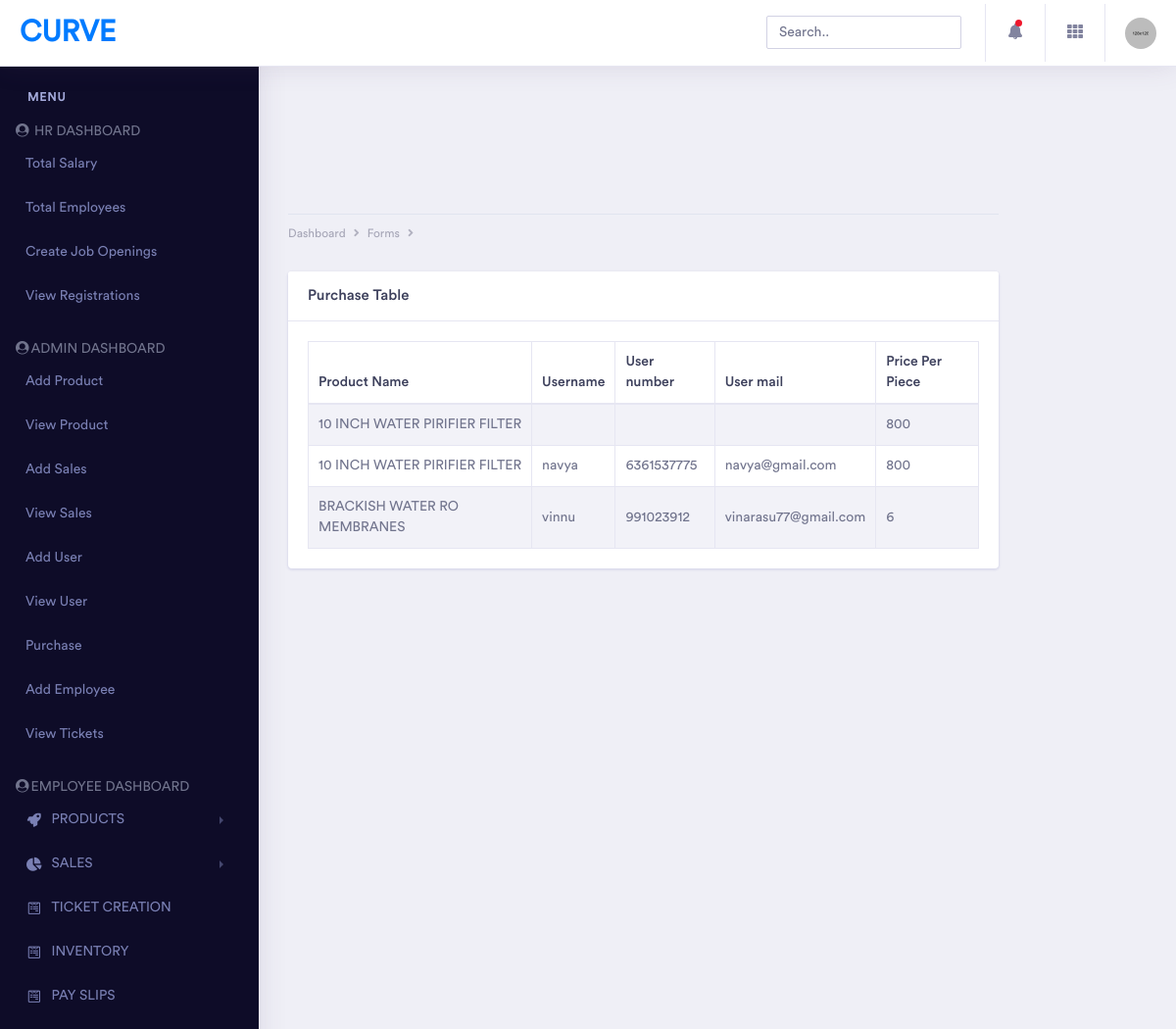
Screenshot of /dashboard/examples/employee/concept-master/pages/purchase.php (signed in) with the database file from the repository.
### tables this page shows
CREATE TABLE `purchase` (
  `id` int(11) NOT NULL,
  `product_id` int(11) NOT NULL,
  `user_id` int(11) NOT NULL
);

CREATE TABLE `product` (
  `product_id` int(11) NOT NULL,
  `product_name` varchar(30) NOT NULL,
  `product_des` varchar(300) NOT NULL,
  `product_category` varchar(100) NOT NULL,
  `product_avail` int(11) NOT NULL,
  `product_discount` int(11) NOT NULL,
  `product_stock` int(11) NOT NULL,
  `product_price` int(11) NOT NULL,
  `pimage` varchar(200) NOT NULL
);

CREATE TABLE `users` (
  `id` int(11) NOT NULL,
  `uname` varchar(100) NOT NULL,
  `unum` varchar(10) NOT NULL,
  `ualnum` varchar(10) NOT NULL,
  `uemail` varchar(100) NOT NULL,
  `uaddress` varchar(1000) NOT NULL
);

### dashboard/examples/employee/concept-master/pages/purchase.php (the view, shortened to what this page needs)
<!doctype html>
<html lang="en">
<head>
    <link rel="stylesheet" href="../assets/vendor/bootstrap/css/bootstrap.min.css">
    <link href="../assets/vendor/fonts/circular-std/style.css" rel="stylesheet">
    <link rel="stylesheet" href="../assets/libs/css/style.css">
    <link rel="stylesheet" href="../assets/vendor/fonts/fontawesome/css/fontawesome-all.css">
    <link rel="stylesheet" href="../assets/vendor/datepicker/tempusdominus-bootstrap-4.css" />
    <link rel="stylesheet" href="../assets/vendor/inputmask/css/inputmask.css" />
</head>
<body>
    <div class="dashboard-main-wrapper">
         <?php include('top_bar.php'); ?>
      <?php include('sidebar.php'); ?>
        <div class="dashboard-wrapper">
            <div class="container-fluid dashboard-content">
                <div class="row">
                    <div class="col-xl-10">
                        <div class="row">
                            <div class="col-xl-12 col-lg-12 col-md-12 col-sm-12 col-12">
                                <div class="page-header" id="top">
                                    <div class="page-breadcrumb">
                                        <nav aria-label="breadcrumb">
                                            <ol class="breadcrumb">
                                                <li class="breadcrumb-item"><a href="#" class="breadcrumb-link">Dashboard</a></li>
                                                <li class="breadcrumb-item"><a href="#" class="breadcrumb-link">Forms</a></li>
                                                <li class="breadcrumb-item active" aria-current="page"></li>
                                            </ol>
                                        </nav>
                                    </div>
                                </div>
                            </div>
                        </div>
                       <div class="row">
                    <div class="col-xl-12 col-lg-12 col-md-12 col-sm-12 col-12">
                        <div class="card">
                            <h5 class="card-header">Purchase Table</h5>
                            <div class="card-body">
                                <div class="table-responsive">
                                    <table class="table table-striped table-bordered first">
                                        <thead>
                                            <tr>
                                     <th>Product Name</th>
                                     <th >Username</th>
                                     <th>User number</th>
                                     <th>User mail</th>
                                       <th >Price Per Piece</th></tr>
                                        </thead>
                                        <tbody>
                                            <?php
$conn=mysqli_connect('localhost','root','','form');
$sql="select * from purchase INNER JOIN product on product.product_id=purchase.product_id";
$q1="SELECT * FROM `users` INNER join purchase on purchase.user_id=users.id";
$res=mysqli_query($conn,$sql);
$res1=mysqli_query($conn,$q1);
while($row=mysqli_fetch_array($res)){
$row1=mysqli_fetch_array($res1);
 ?>
<tr>
<td><?php echo $row['product_name']; ?></td>
<td><?php echo $row1['uname']; ?></td>
<td><?php echo $row1['unum']; ?></td>
<td><?php echo $row1['uemail']; ?></td>
<td><?php echo $row['product_price']; ?></td>
                                            </tr>
    <?php
}
?>
                                        </tbody>
                                    </table>
                                </div>
                            </div>
                        </div>
                    </div>
                </div>
                </div>
            </div>
        </div>
    </div>
</body>
</html>

### dashboard/examples/employee/concept-master/pages/top_bar.php (shortened to what this page needs)
<!doctype html>
<html lang="en">
<head>
    <link rel="stylesheet" href="../assets/vendor/bootstrap/css/bootstrap.min.css">
    <link href="../assets/vendor/fonts/circular-std/style.css" rel="stylesheet">
    <link rel="stylesheet" href="../assets/libs/css/style.css">
    <link rel="stylesheet" href="../assets/vendor/fonts/fontawesome/css/fontawesome-all.css">
    <link rel="stylesheet" href="../assets/vendor/datepicker/tempusdominus-bootstrap-4.css" />
    <link rel="stylesheet" href="../assets/vendor/inputmask/css/inputmask.css" />
</head>
<body>
    <div class="dashboard-main-wrapper">
        <div class="dashboard-header">
            <nav class="navbar navbar-expand-lg bg-white fixed-top">
                <a class="navbar-brand" href="">CURVE</a>
                <div class="collapse navbar-collapse " id="navbarSupportedContent">
                    <ul class="navbar-nav ml-auto navbar-right-top">
                        <li class="nav-item">
                            <div id="custom-search" class="top-search-bar">
                                <input class="form-control" type="text" placeholder="Search..">
                            </div>
                        </li>
                        <li class="nav-item dropdown notification">
                            <a class="nav-link nav-icons" href="#" id="navbarDropdownMenuLink1" data-toggle="dropdown" aria-haspopup="true" aria-expanded="false"><i class="fas fa-fw fa-bell"></i> <span class="indicator"></span></a>
                        </li>
                        <li class="nav-item dropdown connection">
                            <a class="nav-link" href="#" id="navbarDropdown" role="button" data-toggle="dropdown" aria-haspopup="true" aria-expanded="false"> <i class="fas fa-fw fa-th"></i> </a>
                        </li>
                        <li class="nav-item dropdown nav-user">
                            <a class="nav-link nav-user-img" href="logout.php" id="navbarDropdownMenuLink2" data-toggle="dropdown" aria-haspopup="true" aria-expanded="false"><img src="../assets/images/avatar-1.jpg" alt="" class="user-avatar-md rounded-circle"></a>
                        </li>
                    </ul>
                </div>
            </nav>
        </div>
    </div>
</body>
</html>

### dashboard/examples/employee/concept-master/pages/sidebar.php (shortened to what this page needs)
<?php
$type=$_SESSION['type'];
?>
<!doctype html>
<html lang="en">
<head>
    <link rel="stylesheet" href="../assets/vendor/bootstrap/css/bootstrap.min.css">
    <link href="../assets/vendor/fonts/circular-std/style.css" rel="stylesheet">
    <link rel="stylesheet" href="../assets/libs/css/style.css">
    <link rel="stylesheet" href="../assets/vendor/fonts/fontawesome/css/fontawesome-all.css">
    <link rel="stylesheet" href="../assets/vendor/datepicker/tempusdominus-bootstrap-4.css" />
    <link rel="stylesheet" href="../assets/vendor/inputmask/css/inputmask.css" />
</head>
<body>
    <div class="dashboard-main-wrapper">
      <div class="nav-left-sidebar sidebar-dark">
            <div class="menu-list">
                <nav class="navbar navbar-expand-lg navbar-light">
                    <div class="collapse navbar-collapse" id="navbarNav">
                        <ul class="navbar-nav flex-column">
                            <li class="nav-divider">
                                Menu
                            </li>
                             <?php
                                if($type==2 || $type==1){
                                    ?>
                            <li class="nav-item ">
                                <a class=" " href="#" data-toggle="collapse" aria-expanded="false" data-target="#submenu-1" aria-controls="submenu-1"><i class="fa fa-fw fa-user-circle"></i> HR DASHBOARD<span class="badge badge-success">6</span></a>
                                <li class="nav-item">
                                    <ul class="nav flex-column">
                                                    <li class="nav-item">
                                                        <a class="nav-link" href="totalsalary.php">Total Salary</a>
                                                    </li>
                                                    <li class="nav-item">
                                                        <a class="nav-link" href="totalemp.php">Total Employees</a>
                                                    </li>
                                                    <li class="nav-item">
                                                        <a class="nav-link" href="createjob.php">Create Job Openings</a>
                                                    </li>
                                                    <li class="nav-item">
                                                        <a class="nav-link" href="viewreg.php">View Registrations</a>
                                                    </li>
                                                </ul>
                                </li>
                                <?php
                            }
                            ?>
                               <br>
 <?php
                                if($type==1){
                                    ?>
                                <li class="nav-item">
                                <a class="" href="#" data-toggle="collapse" aria-expanded="false" data-target="#submenu-1-3" aria-controls="submenu-1-3"><i class="fa fa-fw fa-user-circle"></i>ADMIN DASHBOARD</a>
</li>
                                    <li class="nav-item">
                                    <ul class="nav flex-column">
                                        <li class="nav-item">
                                                        <a class="nav-link" href="addprod.php">Add Product</a>
                                                    </li>
                                                    <li class="nav-item">
                                                        <a class="nav-link" href="viewprod.php">View Product</a>
                                                    </li>
                                                    <li class="nav-item">
                                                        <a class="nav-link" href="addsales.php">Add Sales</a>
                                                    </li>
                                                    <li class="nav-item">
                                                        <a class="nav-link" href="viewsales.php">View Sales</a>
                                                    </li>
                                                    <li class="nav-item">
                                                        <a class="nav-link" href="adduser.php">Add User</a>
                                                    </li>
                                                     <li class="nav-item">
                                                        <a class="nav-link" href="viewuser.php">View User</a>
                                                    </li>
                                                     <li class="nav-item">
                                                        <a class="nav-link" href="purchase.php">Purchase</a>
                                                    </li>
                                                    <li class="nav-item">
                                                        <a class="nav-link" href="addemp.php">Add Employee</a>
                                                    </li>
                                                    <li class="nav-item">
                                                        <a class="nav-link" href="viewtic.php">View Tickets</a>
                                                    </li>
                                    </ul>
</li>
                                <?php
                            }
                            ?>
</li>
<br>
                                 <li class="nav-item">
                                <a class="" href="#" data-toggle="collapse" aria-expanded="false" data-target="#submenu-1-3" aria-controls="submenu-1-3"><i class="fa fa-fw fa-user-circle"></i>EMPLOYEE DASHBOARD</a>
                                <?php
                                if($type==3 || $type==2 || $type==1){
                                    ?>
                                <li class="nav-item">
                                <a class="nav-link" href="#" data-toggle="collapse" aria-expanded="false" data-target="#submenu-2" aria-controls="submenu-2"><i class="fa fa-fw fa-rocket"></i>PRODUCTS</a>
                            </li>
                            <li class="nav-item">
                                <a class="nav-link" href="#" data-toggle="collapse" aria-expanded="false" data-target="#submenu-3" aria-controls="submenu-3"><i class="fas fa-fw fa-chart-pie"></i>SALES</a>
                            </li>
                            <li class="nav-item ">
                                <a class="nav-link" href="createtic.php"  aria-expanded="false" data-target="#submenu-4" aria-controls="submenu-4"><i class="fab fa-fw fa-wpforms"></i>TICKET CREATION</a>
                            </li>
                            <li class="nav-item ">
                                <a class="nav-link" href="inventory.php" aria-expanded="false" data-target="#submenu-4" aria-controls="submenu-4"><i class="fab fa-fw fa-wpforms"></i>INVENTORY</a>
                            </li>
                            </li>
                             <li class="nav-item ">
                                <a class="nav-link" href="payslip.php"  aria-expanded="false" data-target="#submenu-4" aria-controls="submenu-4"><i class="fab fa-fw fa-wpforms"></i>PAY SLIPS</a>
                            </li>
                             <li class="nav-item ">
                                <a class="nav-link" href="totalemp.php"  aria-expanded="false" data-target="#submenu-4" aria-controls="submenu-4"><i class="fab fa-fw fa-wpforms"></i>ENROLLMENT</a>
                            </li>
                          <?php
                            }
                            ?>
                        </ul>
                    </div>
                </nav>
            </div>
        </div>
    </div>
</body>
</html>

### rows the page displays
purchase: product.product_name "10 INCH WATER PIRIFIER FILTER", product.product_price "800"
purchase: product.product_name "10 INCH WATER PIRIFIER FILTER", user.uname "navya", user.unum "6361537775", user.uemail "navya@gmail.com", product.product_price "800"
purchase: product.product_name "BRACKISH WATER RO MEMBRANES", user.uname "vinnu", user.unum "991023912", user.uemail "vinarasu77@gmail.com", product.product_price "6"
